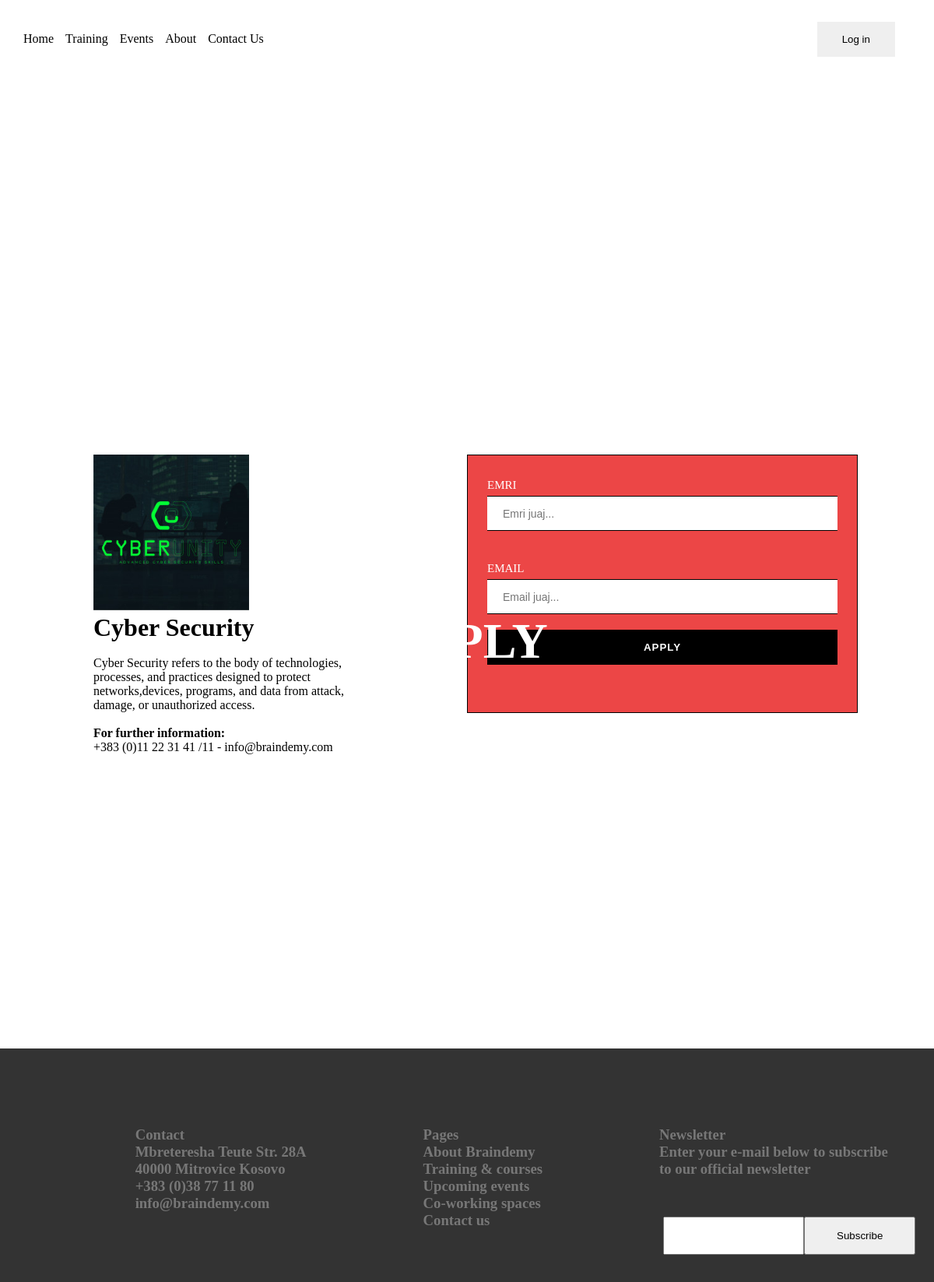
Page /application.php?id=1 on the committed database.
### tables this page shows
CREATE TABLE `trainings` (
  `trainingid` int(11) NOT NULL,
  `title` varchar(255) NOT NULL,
  `content` text NOT NULL,
  `image` varchar(100) DEFAULT NULL
);

### businessLogic/dbConfig.php (called while the page is built, shortened)
<?php
class DatabasePDOConfiguration
{
    private $connection;
    private $host = "localhost";
    private $username = "root";
    private $dbName = "braindemydb";
    private $password = "";
    protected function getConnection()
    {
        return $this->connection;
    }
    private function createConnection()
    {
        $this->connection = new PDO("mysql:host=$this->host;dbname=$this->dbName", $this->username, $this->password);
        $this->connection->setAttribute(PDO::ATTR_ERRMODE, PDO::ERRMODE_EXCEPTION);
    }
}

### businessLogic/trainingMapper.php (called while the page is built, shortened)
<?php
require_once "dbConfig.php";
class trainingMapper extends DatabasePDOConfiguration
{
    private $conn;
    public function __construct()
    {
        $this->conn = $this->getConnection();
    }
    public function getTrainingByID($trainingid)
    {
        $this->query = "select * from trainings where trainingid=:id";
        $statement = $this->conn->prepare($this->query);
        $statement->bindParam(":id", $trainingid);
        $statement->execute();
        $result = $statement->fetch(PDO::FETCH_ASSOC);
        return $result;
    }
}

### application.php (the view, shortened to what this page needs)
<?php
include 'includes/header.php';
include 'businessLogic/trainingMapper.php';
if(isset($_GET['id'])){
	$trainingM = new trainingMapper;
	$training = $trainingM->getTrainingByID($_GET['id']);
};
?>
<!DOCTYPE html>
<html>
<head>
	<link rel="stylesheet" href="Styles/styleAC.css">
</head>
<body>
	<div id="main">
		<div id="mainPh">
			<div id="contactus1">
				<h1>APPLY</h1>
			</div>
		</div>
	</div>
	<div class="contact">
		<div class="left-side">
			<img style="height: 200px; width: 200px" src="Images\<?php echo $training['image'];?>"/>
			<h1><?php echo $training['title'];?></h1>
			<br>
			<p><?php echo $training['content'];?></p>
			<br>
			<p><b>For further information: </b> <br>
				+383 (0)11 22 31 41 /11 - info@braindemy.com</p>
			<br>
		</div>
		<form method="post" class="right-side">
				<div id="container1">
					<p>EMRI</p>
					<input type="text" class="form" id="AppName" name="AppName" placeholder="Emri juaj...">
					<p>EMAIL</p>
					<input type="email" class="form" id="AppEmail" name="AppEmail" placeholder="Email juaj...">
					<button name="AppBtn" id="btn" onclick="return validateApplication()">APPLY</button>
				</div>
		</form>
	</div>
	<?php
        include 'includes/footer.php';
        ?>
</body>

### Styles/stili.css (style rules this page uses)
* { margin: 0; padding: 0; }
#main { width:100%; min-height:500px; }

### Styles/styleAC.css (style rules this page uses)
* { margin: 0; padding: 0; }
#main { width:100%; min-height: 500px; }
#mainPh { max-width:100%; }
#contactus1 { position:absolute; top:50%; left:50%; transform:translate(-50%,-50%); color:white; text-decoration:none; font-size:large; margin-top:0px; text-decoration:none; font-size:200%; }
.contact { padding-top: 7%; display: flex; flex-direction: row; justify-content: space-between; }
.left-side { margin-left: 10%; width: 30%; padding-bottom: 30%; color: black; }
.right-side { margin-right: 10%; width: 40%; }
.form { width: 90%; padding: 20px; height: 45px; box-sizing: border-box; border: 0.5px solid black; font-size: 14px; outline: none; border-left: none; border-right: none; margin: 0 5% 0 5%; }
#btn { border: 0; width: 90%; background: black; height: 45px; text-align: center; text-transform: uppercase; color: #fff; font-weight: bold; letter-spacing: 1px; cursor: pointer; outline: none; margin: 20px 5% 0 5%; }
#container1 { border: 0.1px solid black; width: 500px; height: 300px; color: white; font-size: 15px; padding-top: 30px; background-color:#ec4646; }
#container1 p { text-align: left; padding:40px 0 5px 0px; margin-left: 5%; }
#container1 p:first-of-type { text-align: left; padding:0px 0 5px 0px; }

### rows in the picture
trainings: image (picture), title "Cyber Security", content "Cyber Security refers to the body of technologies, processes, and practices designed to protect networks,devices, programs, and data from attack, damage, or unauthorized access."
